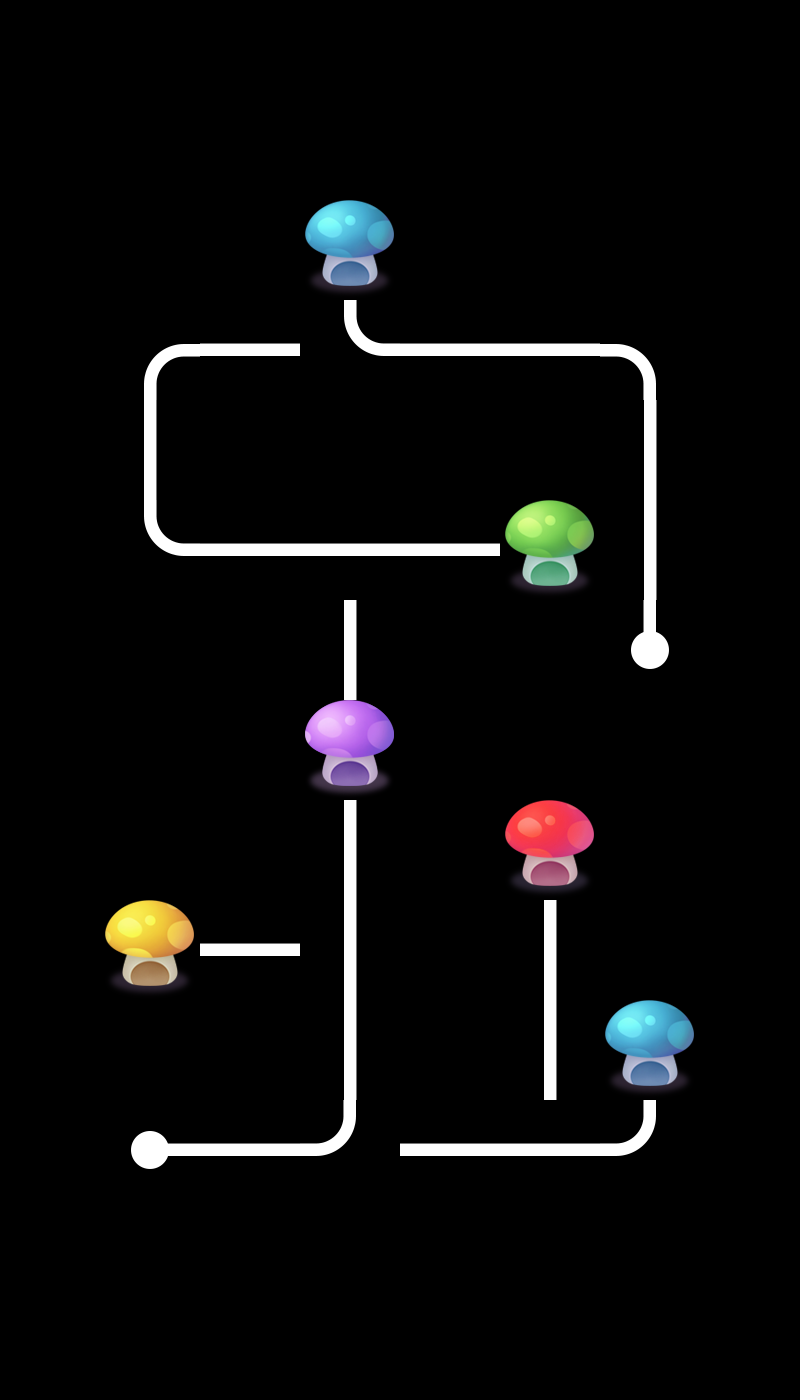

Rendered tile map (Tiled .tmx) drawn with the repository's tilesets; below, a short description and the map source with its tile grids summarised:
An orthogonal 8x14 tile map with 100x100 px tiles, 2 tile layers (layer0, layer1), 2 tilesets and 5 objects.

<map version="1.0" orientation="orthogonal" renderorder="right-down" width="8" height="14" tilewidth="100" tileheight="100" nextobjectid="6">
 <tileset firstgid="1" name="tiled" tilewidth="100" tileheight="100">
  <image source="tiled.png" width="500" height="400" />
 </tileset>
 <tileset firstgid="21" name="tiled" tilewidth="100" tileheight="100">
  <image source="tiled.png" width="500" height="400" />
 </tileset>
 <layer name="layer0" width="8" height="14">
  <data>[112 cells, 16 non-empty, 8 distinct tile ids]</data>
 </layer>
 <layer name="layer1" width="8" height="14">
  <data>[112 cells, 18 non-empty, 9 distinct tile ids]</data>
 </layer>
 <objectgroup name="object1">
  <object id="1" x="324.242" y="324.242" width="60.6061" height="45.4545">
   <properties>
    <property name="id" value="4" />
   </properties>
  </object>
  <object id="2" x="327.273" y="518.182" width="51.5152" height="54.5455">
   <properties>
    <property name="id" value="3" />
   </properties>
  </object>
  <object id="3" x="315.151" y="921.21" width="66.6667" height="63.6364">
   <properties>
    <property name="id" value="2" />
   </properties>
  </object>
  <object id="4" x="312.121" y="1118.18" width="54.5455" height="51.5152">
   <properties>
    <property name="id" value="0" />
   </properties>
  </object>
  <object id="5" x="515.151" y="1121.21" width="54.5455" height="60.6061">
   <properties>
    <property name="id" value="1" />
   </properties>
  </object>
 </objectgroup>
</map>
